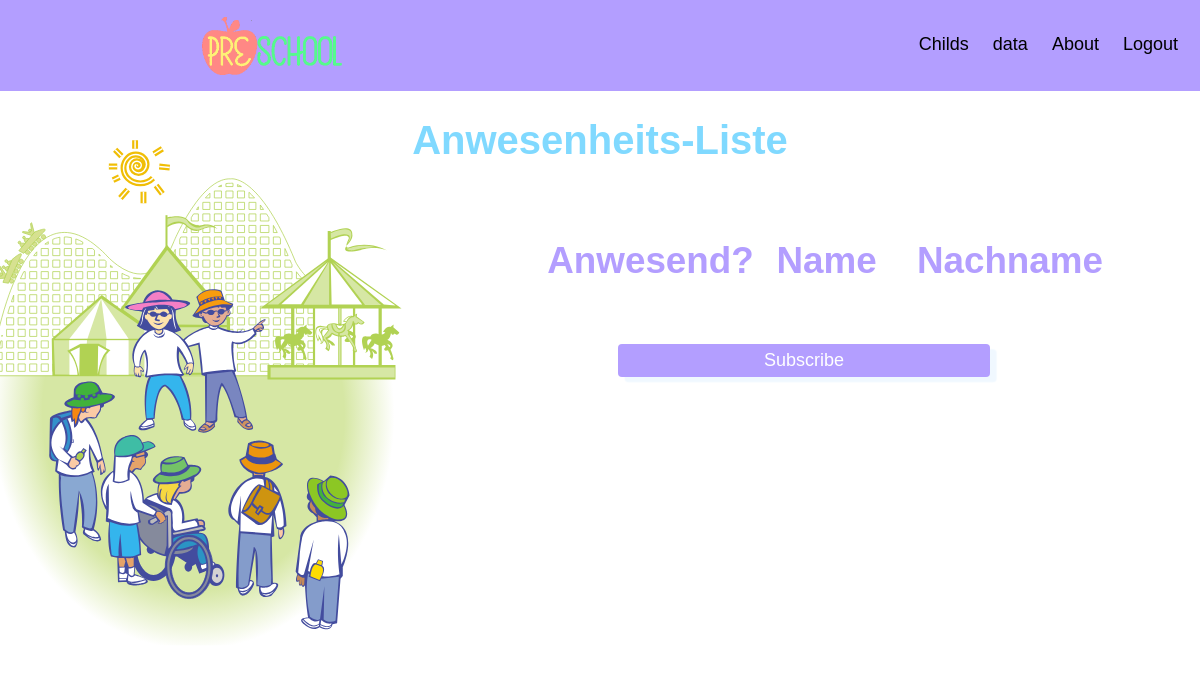
Before: / (signed in) with the older database file.
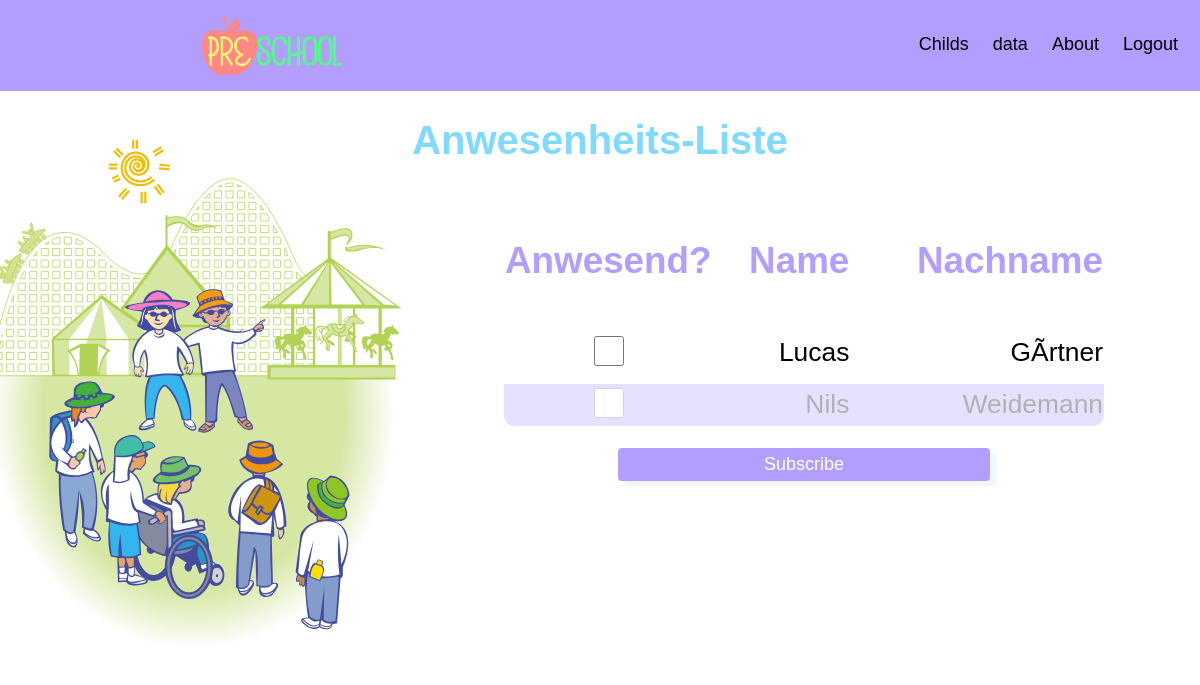
After: the same page with the newer database file.
### app/models.py (models this page shows, shortened)
class Profile(models.Model):
    name = models.CharField(max_length=150)
    nachname = models.CharField(max_length=150)

### app/views.py (the view)
# urls.py: url(r'^$', views.DataPageView.as_view(), name='overview'),
class DataPageView(TemplateView):
    def get(self, request, **kwargs):
        profiles = Profile.objects.all()
        context = {"profiles": profiles}
        return render(request, 'index.html', context)

### app/templates/index.html (shortened to what this page needs)
{% extends 'base.html' %}
  {% block pagecontent %}
{% if user.is_authenticated %}
  <center><h1>Anwesenheits-Liste</h1></center>
  {% load static %}
  <div class="kidsImage">
  <img src="{% static 'images/kids.svg' %}" alt="playingKids">
  </div>
  <div class="table-div">
        <form>
    <table class="table">
      <thead>
        <tr class="tableHeader">
          <th>Anwesend?</th>
          <th>Name</th>
          <th>Nachname</th>
        </tr>
      </thead>
      <tbody>
        {% for profile in profiles %}
        <tr>
            <td class="checkBox"><input type="checkbox" id="subscribeNews" name="subscribe"></td>
            <td>{{ profile.name }}</td>
            <td>{{ profile.nachname }}</td>
          </tr>
        {% endfor %}
      </tbody>
    </table>
          </form>
        <center><button type="submit">Subscribe</button></center>
  </div>
  {% else %}
    {% load static %}
  {% endif %}
  {% endblock %}

Changed rows visible on the page:
added Profile: name "Lucas", nachname "GÃrtner"
added Profile: name "Nils", nachname "Weidemann"
